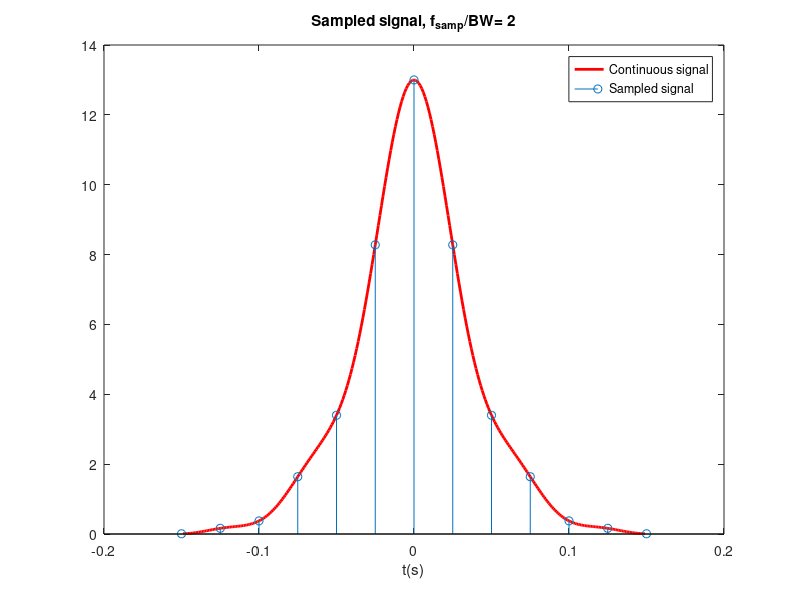
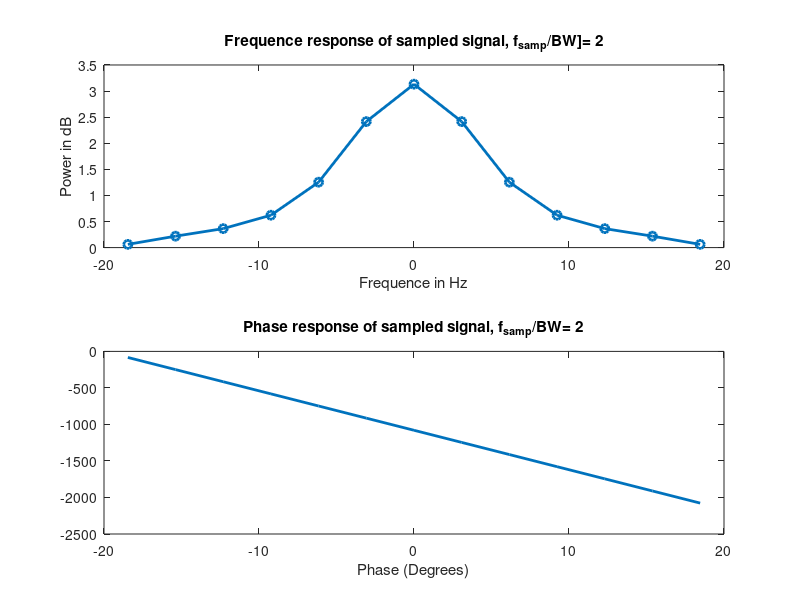

Source code (MATLAB) for these figures, in order: (Note: this script raises an error after producing the figures.)
% Bandlimited signals made of sinc
func1 = @(Ts,tvec) 6*sinc(tvec/(2*Ts)).^2 + sinc(tvec/(6*Ts)).^6 + 6*sinc(tvec/(10*Ts)).^10; 
%% question(a)
T_symbol = 0.025;
BW = 1/(2*T_symbol);
span = 6;
f_sample = 2*BW;
% 采样时间间隔
tvec = 0:(1/f_sample):span*T_symbol;
tvec = [-fliplr(tvec(2:end)) tvec];
% 连续时间间隔
fss = 50*BW;
cont_tvec = eps:(1/fss):span*T_symbol;
cont_tvec = [-fliplr(cont_tvec(2:end)) cont_tvec];
% 调用函数
p_sample = func1(T_symbol,tvec);
p_continuous = func1(T_symbol,cont_tvec);
% 画图
figure;
plot(cont_tvec,p_continuous,'r','LineWidth',2);
hold on;
stem(tvec,p_sample);
xlabel('t(s)')
legend('Continuous signal','Sampled signal')
title(['Sampled signal, f_{samp}/BW= ', num2str(f_sample/BW)])

%% question(b)
N = length(p_sample);
P = fftshift(fft(p_sample));
phase = unwrap(angle(P));
df = f_sample/N;
fvec = df*(-floor(N/2):1:ceil(N/2)-1);

figure;
% 图1
subplot(2,1,1);
plot(fvec, abs(P)/N,'o-','LineWidth',2)
title(['Frequence response of sampled signal, f_{samp}/BW]= ',num2str(f_sample/BW)])
xlabel('Frequence in Hz')
ylabel('Power in dB')
xlim([-1*BW,1*BW])
% 图2
subplot(2,1,2);
plot(fvec,phase*180/pi,'LineWidth',2)
title(['Phase response of sampled signal, f_{samp}/BW= ',num2str(f_sample/BW)])
xlabel('Phase (Degrees)')
xlim([-1*BW,1*BW])

%% question(c)

%调用重建函数
[p_recons,t_recons] = reconstruct_sinc(p_sample,f_sample);

figure;
plot(t_recons,p_recons,'LineWidth',2);
hold on;
plot(cont_tvec,p_continuous,'r','LineWidth',2);
title(['Reconstructed signal, f_{samp}/BW= ',num2str(f_sample/BW)]);
legend('Reconstructed','Equivalent to Continuous')


function [p_recons,t_recons]=reconstruct_sinc(p_samp,f_samp)
span = 6;
cont_f_samp = 10*f_samp;
cont_t_samp = 1/cont_f_samp;

t_samp = 1/f_samp;
tvec = eps:cont_t_samp:span*t_samp;
tvec = [-fliplr(tvec(2:end)) tvec];
sinc_pulse = sinc(f_samp*tvec);

p_upsamp = upsample(p_samp,cont_f_samp/f_samp);
p_upsamp(end-cont_f_samp/f_samp+2:end)=[];
p_recons = conv(p_upsamp,sinc_pulse,'same');
t_recons = (1/cont_f_samp).*(-floor(length(p_recons)/2):1:floor(length(p_recons)/2));

end




